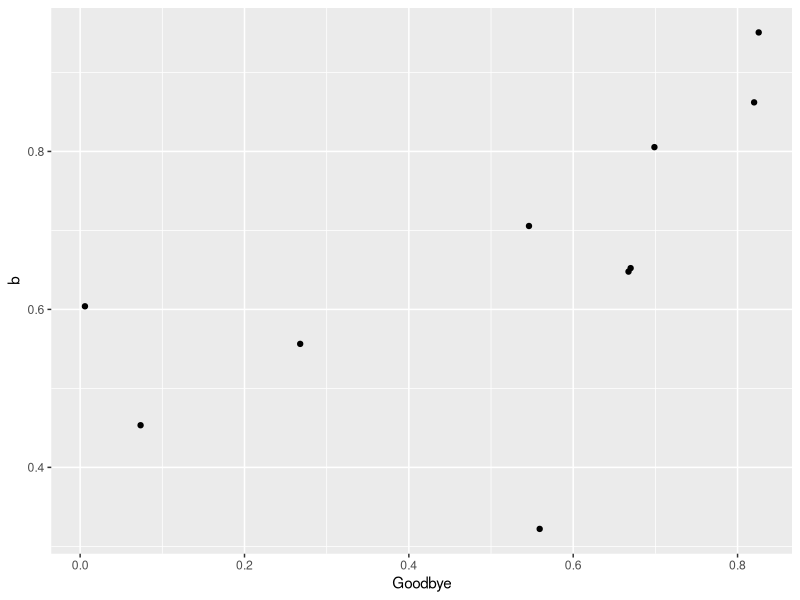

Write the R code that produced this figure.
##----
##
##  Test File
##
##----

#' This file makes a sample graph.
#' It's point is to demonstrate how to save a file to GitHub and track changes.

library(ggplot2)

# Some points:
x <- data.frame(a=runif(10),
                b=runif(10))

# Some graph:
ggplot(x, aes(a,b)) +
  geom_point() +
  xlab("Goodbye")
